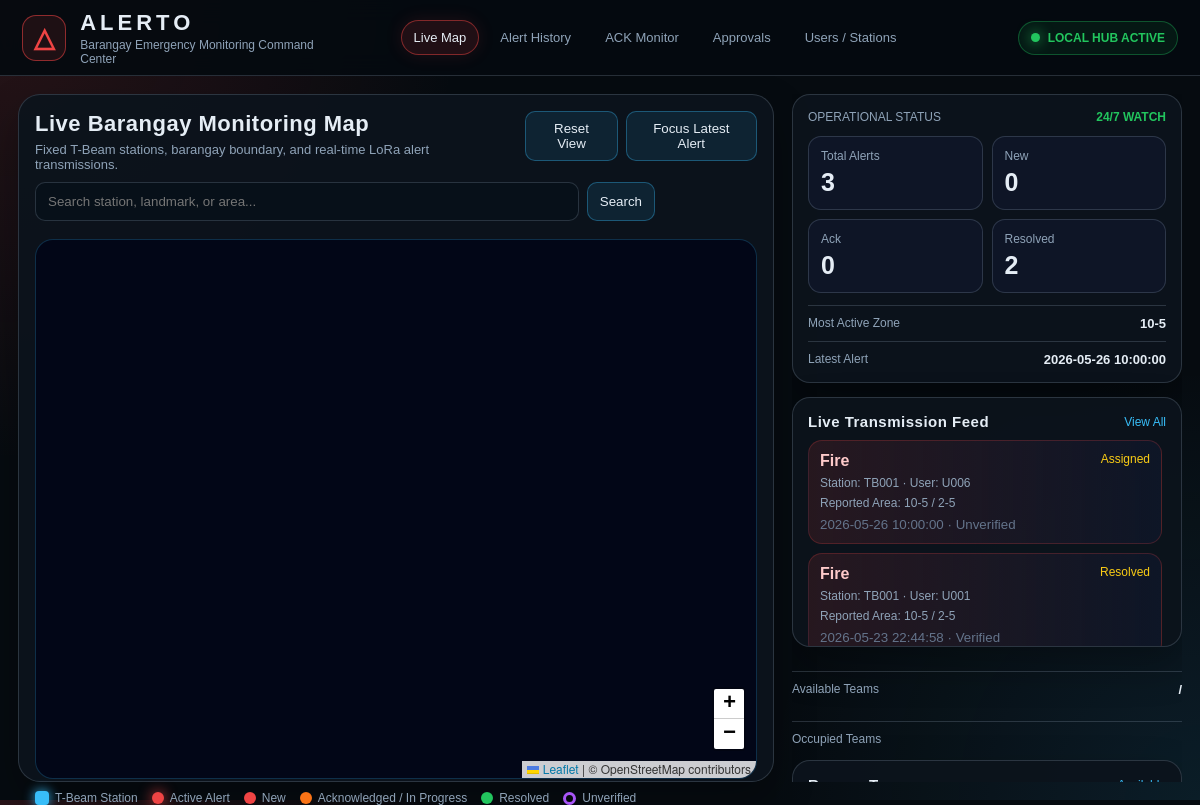
The page / on the database its author committed.
### tables this page shows
CREATE TABLE alerts (
        id INTEGER PRIMARY KEY AUTOINCREMENT,
        alert_id TEXT UNIQUE,
        packet_type TEXT,
        raw_packet TEXT,
        device_id TEXT,
        user_id TEXT,
        zone TEXT,
        subzone TEXT,
        emergency_type TEXT,
        emergency_label TEXT,
        message TEXT,
        received_at TEXT,
        rssi REAL,
        snr REAL,
        verification_status TEXT DEFAULT 'Unverified',
        alert_status TEXT DEFAULT 'New',
        ack_message TEXT,
        ack_sent INTEGER DEFAULT 0,
        ack_sent_at TEXT,
        created_at TEXT
    , updated_at TEXT);

### app.py (the view)
@app.route("/")
def dashboard():
    metrics = get_dashboard_metrics()
    recent_alerts = get_recent_alerts(5)
    return render_template(
        "dashboard.html",
        metrics=metrics,
        recent_alerts=recent_alerts
    )

### database.py (called while the page is built)
def get_connection():
    conn = sqlite3.connect(
        DATABASE_PATH,
        timeout=10,
        check_same_thread=False
    )
    conn.row_factory = sqlite3.Row
    conn.execute("PRAGMA journal_mode=WAL;")
    conn.execute("PRAGMA busy_timeout=10000;")
    conn.execute("PRAGMA foreign_keys=ON;")
    return conn

def get_recent_alerts(limit=5):
    conn = get_connection()
    cur = conn.cursor()
    cur.execute("""
        SELECT * FROM alerts
        ORDER BY received_at DESC
        LIMIT ?
    """, (limit,))
    rows = cur.fetchall()
    conn.close()
    return rows

### templates/dashboard.html (shortened to what this page needs)
{% extends "base.html" %}
{% block content %}
<section class="ops-grid">
    <div class="map-command-panel">
        <div class="map-command-top">
            <div>
                <h2>Live Barangay Monitoring Map</h2>
                <p>
                    Fixed T-Beam stations, barangay boundary, and real-time LoRa alert transmissions.
                </p>
            </div>
            <div class="map-actions">
                <button type="button" onclick="resetMapView()">Reset View</button>
                <button type="button" onclick="focusLatestAlert()">Focus Latest Alert</button>
            </div>
        </div>
        <div class="map-toolbar">
            <div class="map-search-box">
                <input
                    type="text"
                    id="landmark-search"
                    placeholder="Search station, landmark, or area..."
                    autocomplete="off"
                >
                <button type="button" onclick="searchLandmark()">Search</button>
            </div>
        </div>
        <div id="alert-map"></div>
        <div class="map-legend">
            <span><i class="legend-station"></i> T-Beam Station</span>
            <span><i class="legend-alert"></i> Active Alert</span>
            <span><i class="legend-new"></i> New</span>
            <span><i class="legend-progress"></i> Acknowledged / In Progress</span>
            <span><i class="legend-resolved"></i> Resolved</span>
            <span><i class="legend-ring"></i> Unverified</span>
        </div>
    </div>
    <aside class="right-command-panel">
        <section class="threat-status-card">
            <div class="status-header">
                <span>OPERATIONAL STATUS</span>
                <strong>24/7 WATCH</strong>
            </div>
            <div class="metrics-tactical">
                <div>
                    <span>Total Alerts</span>
                    <strong>{{ metrics.total_alerts }}</strong>
                </div>
                <div>
                    <span>New</span>
                    <strong>{{ metrics.new_alerts }}</strong>
                </div>
                <div>
                    <span>Ack</span>
                    <strong>{{ metrics.acknowledged_alerts }}</strong>
                </div>
                <div>
                    <span>Resolved</span>
                    <strong>{{ metrics.resolved_alerts }}</strong>
                </div>
            </div>
            <div class="intel-line">
                <span>Most Active Zone</span>
                <strong>{{ metrics.most_active_zone }}</strong>
            </div>
            <div class="intel-line">
                <span>Latest Alert</span>
                <strong>{{ metrics.latest_alert_time }}</strong>
            </div>
        </section>
        <section class="incident-feed-card">
            <div class="section-title-row">
                <h3>Live Transmission Feed</h3>
                <a href="/alerts">View All</a>
            </div>
            <div id="recent-alerts-body" class="incident-feed">
                {% for alert in recent_alerts %}
                <article class="incident-item">
                    <div class="incident-topline">
                        <strong>{{ alert.emergency_label }}</strong>
                        <span>{{ alert.alert_status }}</span>
                    </div>
                    <p>
                        Station: {{ alert.device_id }} · User: {{ alert.user_id }}
                    </p>
                    <p>
                        Reported Area: {{ alert.zone }} / {{ alert.subzone }}
                    </p>
                    <small>{{ alert.received_at }} · {{ alert.verification_status }}</small>
                </article>
                {% endfor %}
            </div>
        </section>
        <div class="intel-line">
            <span>Available Teams</span>
            <strong>{{ metrics.available_teams }} / {{ metrics.total_teams }}</strong>
        </div>
        <div class="intel-line">
            <span>Occupied Teams</span>
        </div>
        <section class="rescue-team-card">
    <div class="section-title-row">
        <h3>Rescue Teams</h3>
        <span>{{ metrics.available_teams }} Available</span>
    </div>
</section>
    </aside>
</section>
{% endblock %}

### rows shown on the page
alerts: latest_alert_time "2026-05-26 10:00:00", emergency_label "Fire", alert_status "Assigned", device_id "TB001", user_id "U006", zone "10-5", subzone "2-5", received_at "2026-05-26 10:00:00", verification_status "Unverified"
alerts: emergency_label "Fire", alert_status "Resolved", device_id "TB001", user_id "U001", zone "10-5", subzone "2-5", received_at "2026-05-23 22:44:58", verification_status "Verified"

### other values the page prints
{{ metrics.total_alerts }} "3"
{{ metrics.new_alerts }} "0"
{{ metrics.acknowledged_alerts }} "0"
{{ metrics.resolved_alerts }} "2"
{{ metrics.most_active_zone }} "10-5"
